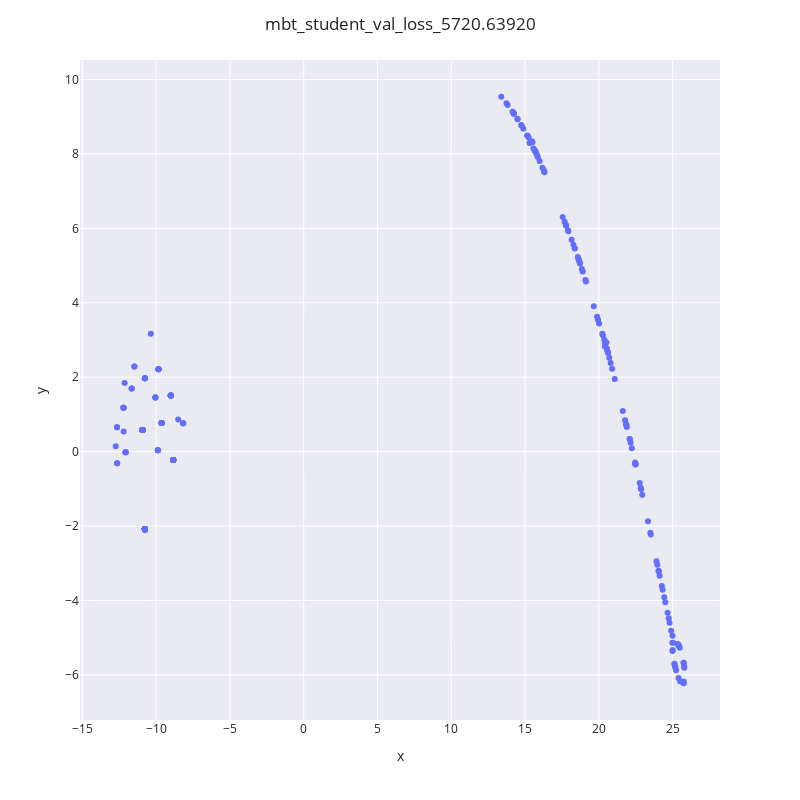

The code cell stored with this chart in its notebook:
### Code cell
from visualise import get_tsne_points

embeddings = embeddings_cleaned["embeddings"]
labels = embeddings_cleaned["labels"]
points2d = get_tsne_points(embeddings)
emb_df = points2dataframe(points2d, embeddings_cleaned["labels"])
plot_embeddings(emb_df, chkpt_name)

### Figure 1 — Plotly figure (JSON) as saved in the notebook; plotly's stock layout.template omitted (floating-point values rounded to 4 significant figures; data arrays with more than 128 entries replaced by an {"elided": "..."} marker saying what was removed)
{"data": [{"customdata": {"elided": "312x1 str values"}, "hovertemplate": "x=%{x}<br>y=%{y}<br>labels=%{customdata[0]}<extra></extra>", "legendgroup": "", "marker": {"color": "#636efa", "symbol": "circle"}, "mode": "markers", "name": "", "orientation": "v", "showlegend": false, "type": "scatter", "x": {"elided": "312 float values"}, "xaxis": "x", "y": {"elided": "312 float values"}, "yaxis": "y"}], "layout": {"autosize": false, "height": 800, "legend": {"tracegroupgap": 0}, "margin": {"t": 60}, "title": {"text": "mbt_student_val_loss_5720.63920"}, "width": 800, "xaxis": {"anchor": "y", "domain": [0, 1], "title": {"text": "x"}}, "yaxis": {"anchor": "x", "domain": [0, 1], "title": {"text": "y"}}}}
